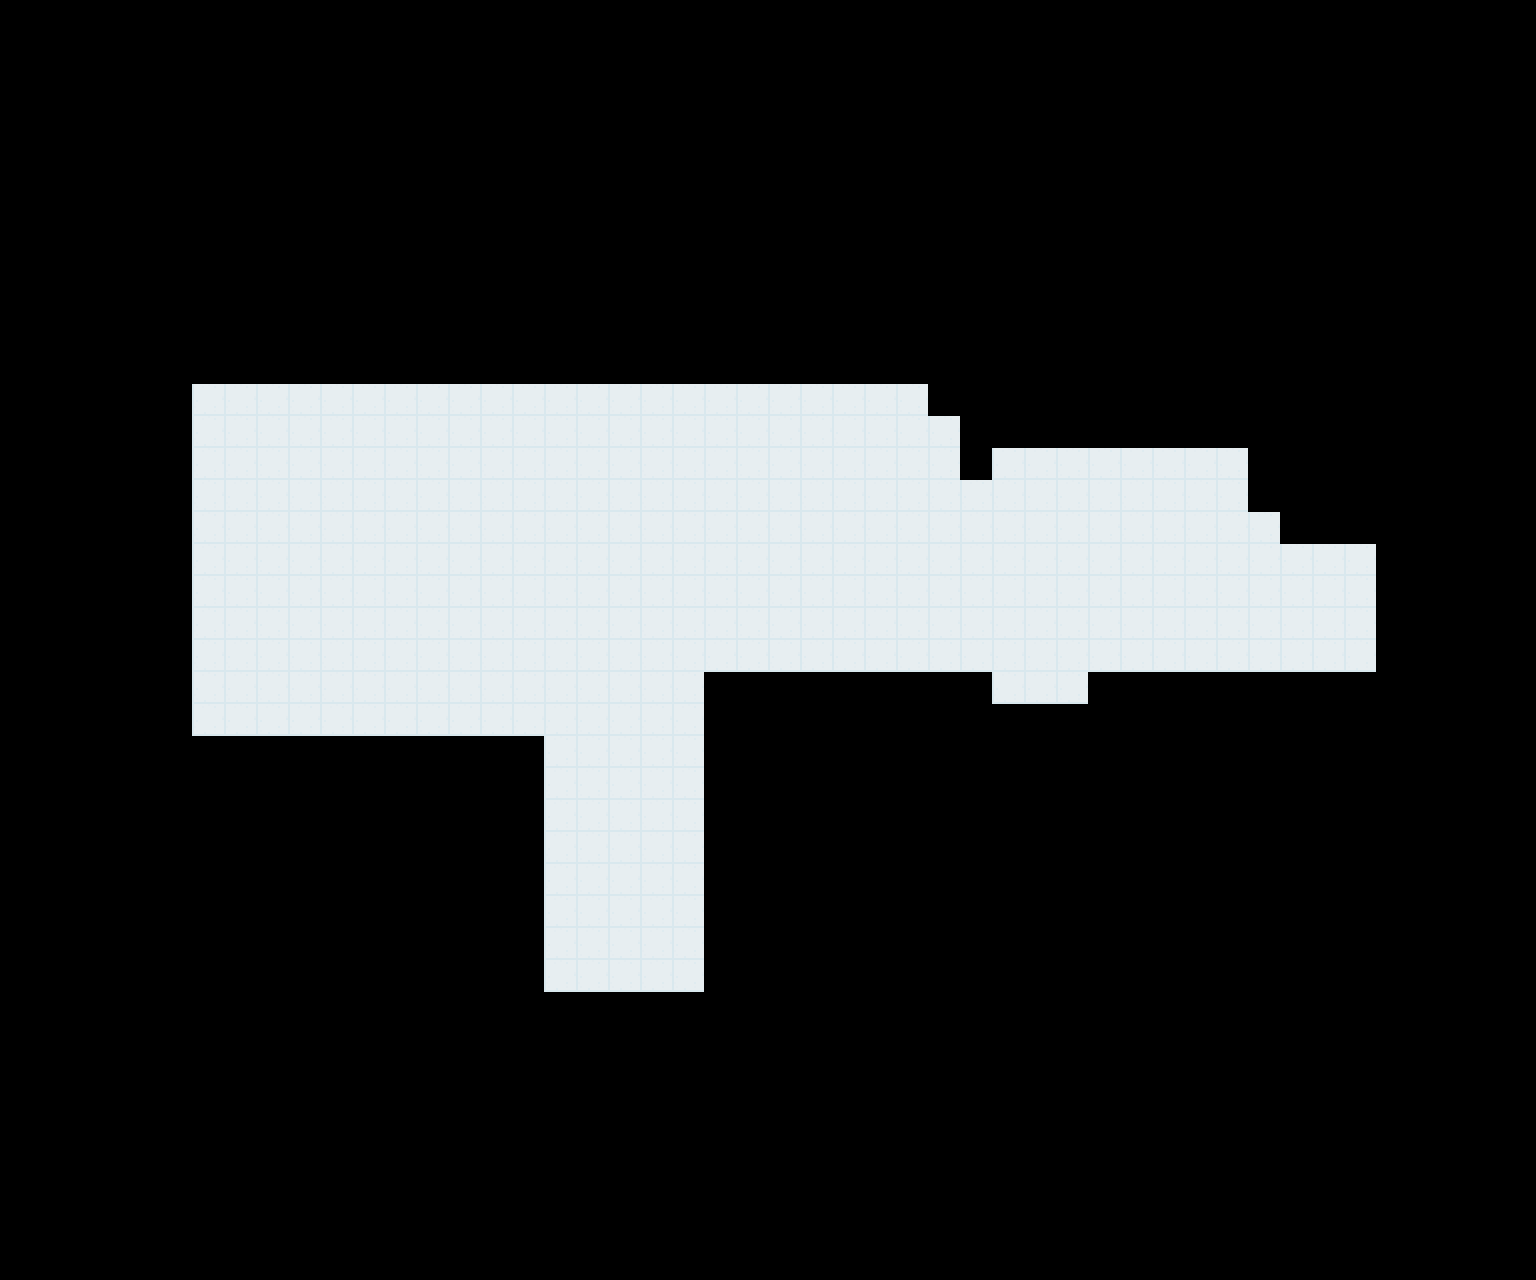

A level layout from a 2D game, rendered from its tile map. Below: a short description, then the map file with tile-grid data replaced by summaries:
An orthogonal 48x40 tile map with 32x32 px tiles, 1 tile layer (Tile Layer 1), 9 tilesets and 139 objects (door1, door2).

<map version="1.2" tiledversion="1.2.3" orientation="orthogonal" renderorder="right-down" width="48" height="40" tilewidth="32" tileheight="32" infinite="0" nextlayerid="3" nextobjectid="173">
 <tileset firstgid="1" source="walls.tsx" />
 <tileset firstgid="5" source="Guard.tsx" />
 <tileset firstgid="6" source="Box2.tsx" />
 <tileset firstgid="7" source="horizontaldoor.tsx" />
 <tileset firstgid="31" source="Door.tsx" />
 <tileset firstgid="44" source="switchfront.tsx" />
 <tileset firstgid="51" source="keys.tsx" />
 <tileset firstgid="55" source="FloorTile.tsx" />
 <tileset firstgid="64" source="Player.tsx" />
 <layer id="1" name="Tile Layer 1" width="48" height="40">
  <data>[1920 cells, 369 non-empty, 1 distinct tile ids]</data>
 </layer>
 <objectgroup id="2" name="Object Layer 1">
  <object id="1" template="exits/blue/Exit.tx" x="288" y="736" />
  <object id="6" template="GreenWall.tx" x="224" y="736" />
  <object id="8" template="GreenWall.tx" x="192" y="736" />
  <object id="9" template="GreenWall.tx" x="320" y="736" />
  <object id="10" template="GreenWall.tx" x="192" y="704" />
  <object id="11" template="GreenWall.tx" x="192" y="672" />
  <object id="12" template="GreenWall.tx" x="192" y="640" />
  <object id="13" template="GreenWall.tx" x="192" y="608" />
  <object id="14" template="GreenWall.tx" x="192" y="576" />
  <object id="15" template="GreenWall.tx" x="192" y="544" />
  <object id="16" template="GreenWall.tx" x="192" y="448" />
  <object id="17" template="GreenWall.tx" x="192" y="416" />
  <object id="18" template="GreenWall.tx" x="224" y="416" />
  <object id="19" template="GreenWall.tx" x="256" y="416" />
  <object id="20" template="GreenWall.tx" x="320" y="416" />
  <object id="21" template="GreenWall.tx" x="288" y="416" />
  <object id="23" template="GreenWall.tx" x="192" y="704" />
  <object id="24" template="GreenWall.tx" x="448" y="736" />
  <object id="25" template="GreenWall.tx" x="352" y="416" />
  <object id="26" template="GreenWall.tx" x="416" y="416" />
  <object id="27" template="GreenWall.tx" x="384" y="416" />
  <object id="28" template="GreenWall.tx" x="352" y="736" />
  <object id="29" template="GreenWall.tx" x="416" y="736" />
  <object id="30" template="GreenWall.tx" x="384" y="736" />
  <object id="31" template="GreenWall.tx" x="448" y="416" />
  <object id="32" template="GreenWall.tx" x="480" y="416" />
  <object id="33" template="GreenWall.tx" x="544" y="416" />
  <object id="34" template="GreenWall.tx" x="512" y="416" />
  <object id="35" template="GreenWall.tx" x="672" y="800" />
  <object id="36" template="GreenWall.tx" x="672" y="768" />
  <object id="37" template="GreenWall.tx" x="576" y="736" />
  <object id="38" template="GreenWall.tx" x="192" y="480" />
  <object id="39" template="GreenWall.tx" x="192" y="512" />
  <object id="40" template="GreenWall.tx" x="544" y="768" />
  <object id="41" template="GreenWall.tx" x="672" y="832" />
  <object id="43" template="GreenWall.tx" x="480" y="736" />
  <object id="44" template="GreenWall.tx" x="544" y="736" />
  <object id="46" template="Guard.tx" x="384" y="480">
   <properties>
    <property name="IsPatrolling" type="bool" value="true" />
    <property name="lightAngle" type="float" value="15" />
    <property name="objectivepath" value="[33,25,37,25,12,25]" />
    <property name="path" value="[12,25,12,20]" />
   </properties>
  </object>
  <object id="48" template="Guard.tx" x="480" y="512">
   <properties>
    <property name="IsPatrolling" type="bool" value="true" />
    <property name="lightAngle" type="float" value="15" />
    <property name="objectivepath" value="[33,24,37,24,12,24]" />
    <property name="path" value="[15,25,15,20]" />
   </properties>
  </object>
  <object id="52" template="Guard.tx" x="576" y="544">
   <properties>
    <property name="IsPatrolling" type="bool" value="true" />
    <property name="lightAngle" type="float" value="15" />
    <property name="objectivepath" value="[33,23,37,23,12,23]" />
    <property name="path" value="[18,25,18,20]" />
   </properties>
  </object>
  <object id="53" template="Guard.tx" x="672" y="576">
   <properties>
    <property name="IsPatrolling" type="bool" value="true" />
    <property name="lightAngle" type="float" value="15" />
    <property name="objectivepath" value="[33,22,37,22,12,22]" />
    <property name="path" value="[21,25,21,20]" />
   </properties>
  </object>
  <object id="55" template="Guard.tx" x="768" y="608">
   <properties>
    <property name="IsPatrolling" type="bool" value="true" />
    <property name="lightAngle" type="float" value="15" />
    <property name="objectivepath" value="[33,21,37,21,12,21]" />
    <property name="path" value="[24,25,24,20]" />
   </properties>
  </object>
  <object id="56" template="GreenWall.tx" x="512" y="736" />
  <object id="57" template="GreenWall.tx" x="768" y="736" />
  <object id="58" template="GreenWall.tx" x="736" y="736" />
  <object id="59" template="GreenWall.tx" x="640" y="736" />
  <object id="60" template="GreenWall.tx" x="704" y="736" />
  <object id="61" template="GreenWall.tx" x="672" y="736" />
  <object id="62" template="GreenWall.tx" x="544" y="960" />
  <object id="63" template="GreenWall.tx" x="544" y="928" />
  <object id="64" template="GreenWall.tx" x="544" y="896" />
  <object id="65" template="GreenWall.tx" x="544" y="864" />
  <object id="66" template="GreenWall.tx" x="544" y="800" />
  <object id="67" template="GreenWall.tx" x="544" y="832" />
  <object id="68" template="GreenWall.tx" x="544" y="992" />
  <object id="69" template="GreenWall.tx" x="576" y="992" />
  <object id="70" template="GreenWall.tx" x="672" y="864" />
  <object id="71" template="GreenWall.tx" x="672" y="896" />
  <object id="72" template="GreenWall.tx" x="672" y="928" />
  <object id="73" template="GreenWall.tx" x="672" y="960" />
  <object id="74" template="GreenWall.tx" x="672" y="992" />
  <object id="75" template="GreenWall.tx" x="640" y="992" />
  <object id="76" template="GreenWall.tx" x="608" y="992" />
  <object id="77" template="GreenWall.tx" x="576" y="416" />
  <object id="78" template="GreenWall.tx" x="608" y="416" />
  <object id="79" template="GreenWall.tx" x="640" y="416" />
  <object id="80" template="GreenWall.tx" x="704" y="416" />
  <object id="81" template="GreenWall.tx" x="672" y="416" />
  <object id="82" template="GreenWall.tx" x="736" y="416" />
  <object id="83" template="GreenWall.tx" x="768" y="416" />
  <object id="84" template="GreenWall.tx" x="800" y="416" />
  <object id="85" template="GreenWall.tx" x="864" y="416" />
  <object id="86" template="GreenWall.tx" x="832" y="416" />
  <object id="87" template="GreenWall.tx" x="800" y="736" />
  <object id="88" template="GreenWall.tx" x="832" y="736" />
  <object id="89" template="GreenWall.tx" x="864" y="736" />
  <object id="90" template="GreenWall.tx" x="928" y="736" />
  <object id="91" template="GreenWall.tx" x="896" y="736" />
  <object id="92" template="GreenWall.tx" x="896" y="416" />
  <object id="93" template="GreenWall.tx" x="928" y="416" />
  <object id="94" template="GreenWall.tx" x="992" y="448" />
  <object id="95" template="GreenWall.tx" x="1056" y="448" />
  <object id="96" template="GreenWall.tx" x="1024" y="448" />
  <object id="98" template="GreenWall.tx" x="928" y="480" />
  <object id="99" template="GreenWall.tx" x="928" y="448" />
  </objectgroup>
</map>
<!-- 54 of 139 objects omitted -->
